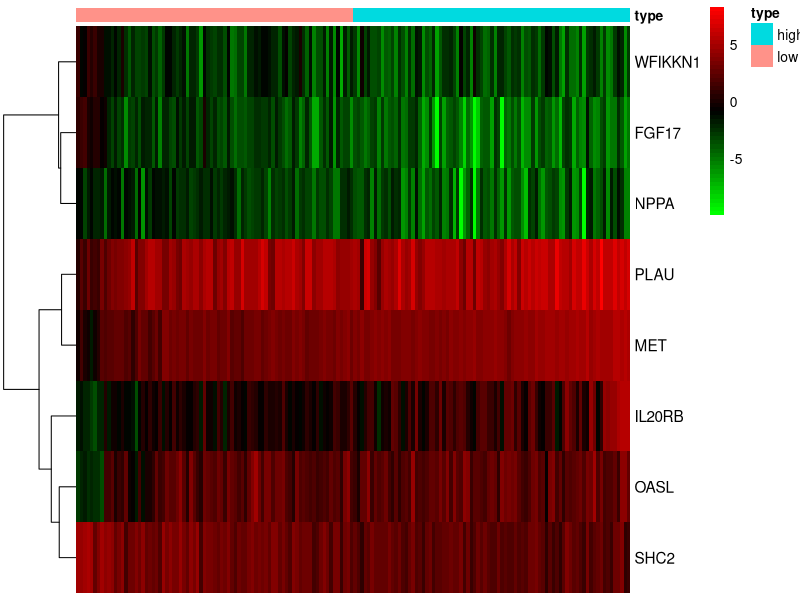
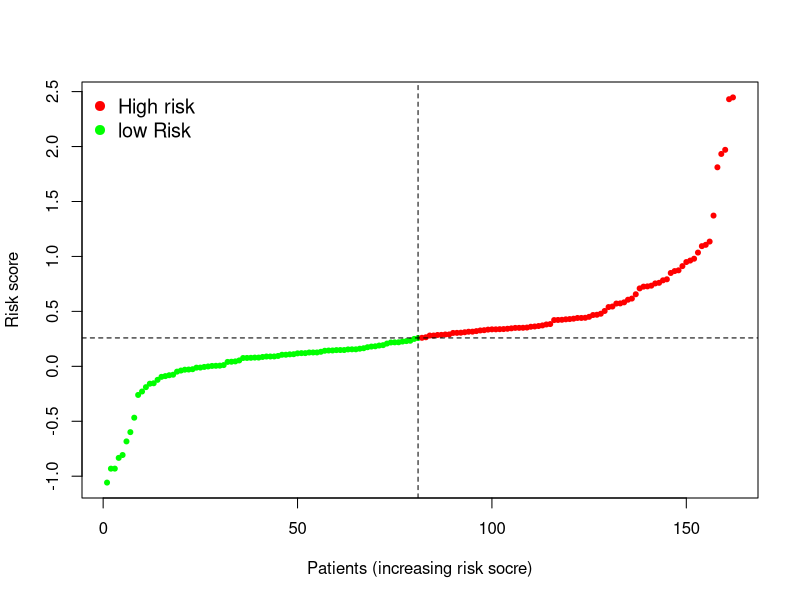
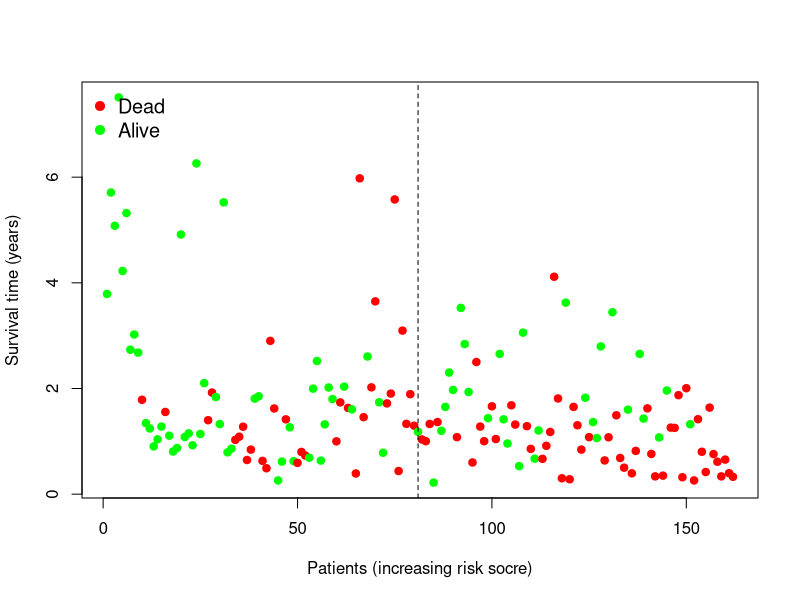

Reproduce these figures in R, in order.

#install.packages("pheatmap")

library(pheatmap)
#setwd("   ")             #设置工作目录
rt=read.table("risk.txt",sep="\t",header=T,row.names=1,check.names=F)       #读取输入文件
rt=rt[order(rt$riskScore),]                                     #按照riskScore对样品排序

#绘制风险曲线
riskClass=rt[,"risk"]
lowLength=length(riskClass[riskClass=="low"])
highLength=length(riskClass[riskClass=="high"])
line=rt[,"riskScore"]
line[line>10]=10
pdf(file="riskScore.pdf",width = 10,height = 4)
c=plot(line,
     type="p",
     pch=20,
     xlab="Patients (increasing risk socre)",
     ylab="Risk score",
     col=c(rep("green",lowLength),
           rep("red",highLength)))
abline(h=median(rt$riskScore),v=lowLength,lty=2)
legend("topleft", c("High risk", "low Risk"),bty="n",pch=19,col=c("red","green"),cex=1.2)

dev.off()

#绘制生存状态图
color=as.vector(rt$fustat)
color[color==1]="red"
color[color==0]="green"
pdf(file="survStat.pdf",width = 10,height = 4)
a=plot(rt$futime,
     pch=19,
     xlab="Patients (increasing risk socre)",
     ylab="Survival time (years)",
     col=color)
legend("topleft", c("Dead", "Alive"),bty="n",pch=19,col=c("red","green"),cex=1.2)
abline(v=lowLength,lty=2)

dev.off()

#绘制风险热图
rt1=rt[c(3:(ncol(rt)-2))]
rt1=log2(t(rt1)+0.001)
annotation=data.frame(type=rt[,ncol(rt)])
rownames(annotation)=rownames(rt)
pdf(file="heatmap.pdf",width = 10,height = 4)
b=pheatmap(rt1, 
         annotation=annotation, 
         cluster_cols = FALSE,
         fontsize_row=11,
         show_colnames = F,
         fontsize_col=3,
         color = colorRampPalette(c("green", "black", "red"))(50) )

dev.off()
